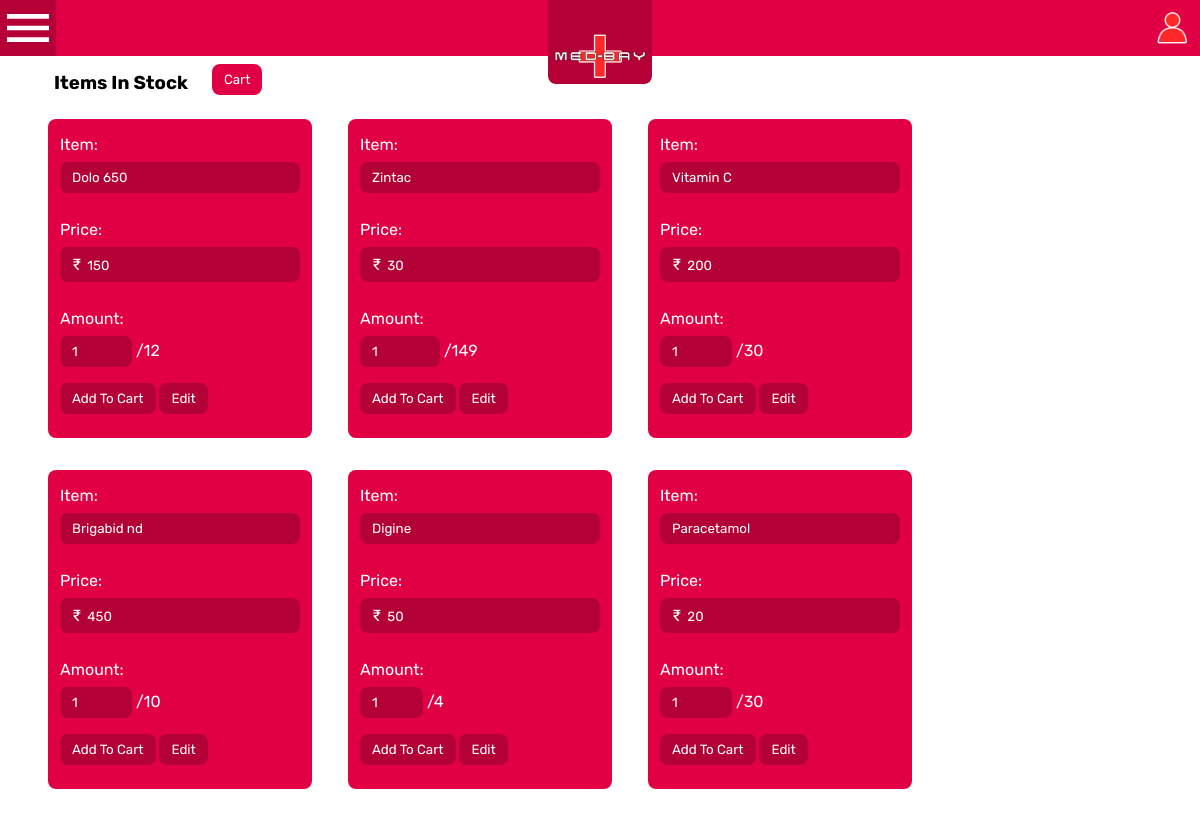
/pharmacy/ (signed in, upper part), run on an earlier commit of the app's database.
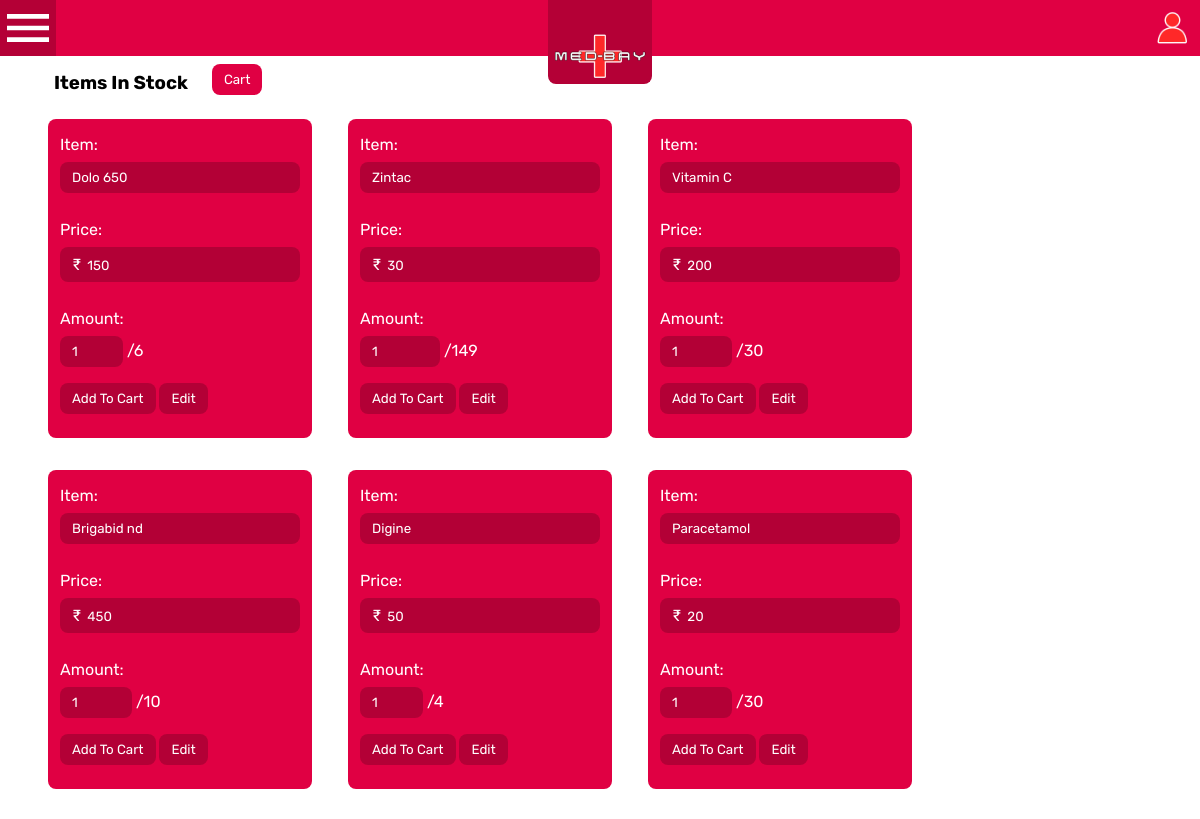
And on a later commit of the database.
### pharma/models.py (models this page shows, shortened)
class Stock(models.Model):
    name = models.CharField(max_length=30)
    desc = models.TextField()
    price = models.IntegerField()
    quantity = models.IntegerField(default=0)

### pharma/views.py (the view)
# urls.py: path("", views.shop, name="shop"),
@login_required
def shop(request):
    user = User.objects.filter(username=request.user).first()
    if user.staff.role != "p":
        raise PermissionDenied()
    else:
        items = Stock.objects.all()
    items = list(items)
    for item in items:
        if item.quantity < 1:
            items.remove(item)
    return render(request, "pharma/shop.html", context={'items': items})

### pharma/templates/pharma/shop.html (shortened to what this page needs)
{%extends "template.html" %}
{%load static%}
{%block body%}
<div class="shop-container-root">
    <span style="display: flex; align-content: space-between; align-items: flex-start">
        <h3 id="shop-list-title">Items In Stock</h3>
        <button class="stock-detail" id="cart-btn" onclick="document.location='cart'">Cart</button>
    </span>
    <div class="shop-list-container">
        {%for item in items%}
        <div id="{{item.id}}" class="stock-item-container">
            <label class="stock-detail-label">Item: </label>
            <input class="stock-detail" id="{{item.id}}_name" type="text" value="{{item.name}}" readonly><br>
            <label class="stock-detail-label">Price: </label>
            <span class="stock-detail" tabindex="0"><span class="stock-price">&#8377;</span> <input tabindex="-1" class="stock-price" id="age" type="text" value="{{item.price}}" pattern="[0-9]+" readonly></span><br>
                <label class="stock-detail-label">Amount:</label>
            <span>
                <input class="stock-detail" id="{{item.id}}_amount" type="number" min="1" max="{{item.quantity}}" step="1" value="1">
                <label>/{{item.quantity}}</label><br>
                <input class="stock-detail" id="add-to-cart" onclick="addtocart({{item.id}})" type="button" value="Add To Cart">
                <input class="stock-detail" id="edit" type="button" value="Edit">
            </span>
        </div>
        {%endfor%}
    </div>
</div>
{%endblock%}

What changed in the data, as far as the page shows it:
changed Stock "Dolo 650": quantity "12" → "6"
